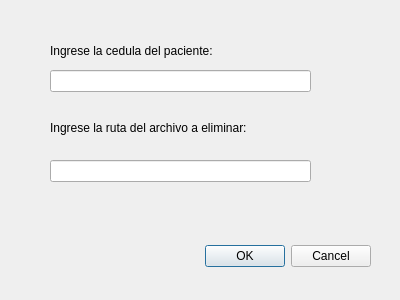
<?xml version="1.0" encoding="UTF-8"?>
<ui version="4.0">
 <class>Dialog</class>
 <widget class="QDialog" name="Dialog">
  <property name="geometry">
   <rect>
    <x>0</x>
    <y>0</y>
    <width>400</width>
    <height>300</height>
   </rect>
  </property>
  <property name="windowTitle">
   <string>Dialog</string>
  </property>
  <widget class="QDialogButtonBox" name="buttonBox">
   <property name="geometry">
    <rect>
     <x>30</x>
     <y>240</y>
     <width>341</width>
     <height>32</height>
    </rect>
   </property>
   <property name="orientation">
    <enum>Qt::Horizontal</enum>
   </property>
   <property name="standardButtons">
    <set>QDialogButtonBox::Cancel|QDialogButtonBox::Ok</set>
   </property>
  </widget>
  <widget class="QLabel" name="cc">
   <property name="geometry">
    <rect>
     <x>50</x>
     <y>30</y>
     <width>211</width>
     <height>41</height>
    </rect>
   </property>
   <property name="text">
    <string>Ingrese la cedula del paciente:</string>
   </property>
  </widget>
  <widget class="QLineEdit" name="ced_ing">
   <property name="geometry">
    <rect>
     <x>50</x>
     <y>70</y>
     <width>261</width>
     <height>22</height>
    </rect>
   </property>
  </widget>
  <widget class="QLabel" name="ruta">
   <property name="geometry">
    <rect>
     <x>50</x>
     <y>120</y>
     <width>231</width>
     <height>16</height>
    </rect>
   </property>
   <property name="text">
    <string>Ingrese la ruta del archivo a eliminar:</string>
   </property>
  </widget>
  <widget class="QLineEdit" name="rut_elim">
   <property name="geometry">
    <rect>
     <x>50</x>
     <y>160</y>
     <width>261</width>
     <height>22</height>
    </rect>
   </property>
  </widget>
 </widget>
 <resources/>
 <connections>
  <connection>
   <sender>buttonBox</sender>
   <signal>accepted()</signal>
   <receiver>Dialog</receiver>
   <slot>accept()</slot>
   <hints>
    <hint type="sourcelabel">
     <x>248</x>
     <y>254</y>
    </hint>
    <hint type="destinationlabel">
     <x>157</x>
     <y>274</y>
    </hint>
   </hints>
  </connection>
  <connection>
   <sender>buttonBox</sender>
   <signal>rejected()</signal>
   <receiver>Dialog</receiver>
   <slot>reject()</slot>
   <hints>
    <hint type="sourcelabel">
     <x>316</x>
     <y>260</y>
    </hint>
    <hint type="destinationlabel">
     <x>286</x>
     <y>274</y>
    </hint>
   </hints>
  </connection>
 </connections>
</ui>
